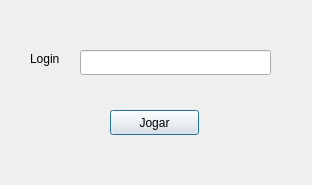
<?xml version="1.0" encoding="UTF-8"?>
<ui version="4.0">
 <class>Dialog</class>
 <widget class="QDialog" name="Dialog">
  <property name="geometry">
   <rect>
    <x>0</x>
    <y>0</y>
    <width>312</width>
    <height>185</height>
   </rect>
  </property>
  <property name="windowTitle">
   <string>Dialog</string>
  </property>
  <widget class="QLabel" name="label">
   <property name="geometry">
    <rect>
     <x>30</x>
     <y>50</y>
     <width>67</width>
     <height>17</height>
    </rect>
   </property>
   <property name="text">
    <string>Login</string>
   </property>
  </widget>
  <widget class="QLineEdit" name="lineEdit">
   <property name="geometry">
    <rect>
     <x>80</x>
     <y>50</y>
     <width>191</width>
     <height>25</height>
    </rect>
   </property>
  </widget>
  <widget class="QPushButton" name="jogar">
   <property name="geometry">
    <rect>
     <x>110</x>
     <y>110</y>
     <width>89</width>
     <height>25</height>
    </rect>
   </property>
   <property name="text">
    <string>Jogar</string>
   </property>
  </widget>
 </widget>
 <resources/>
 <connections/>
</ui>
